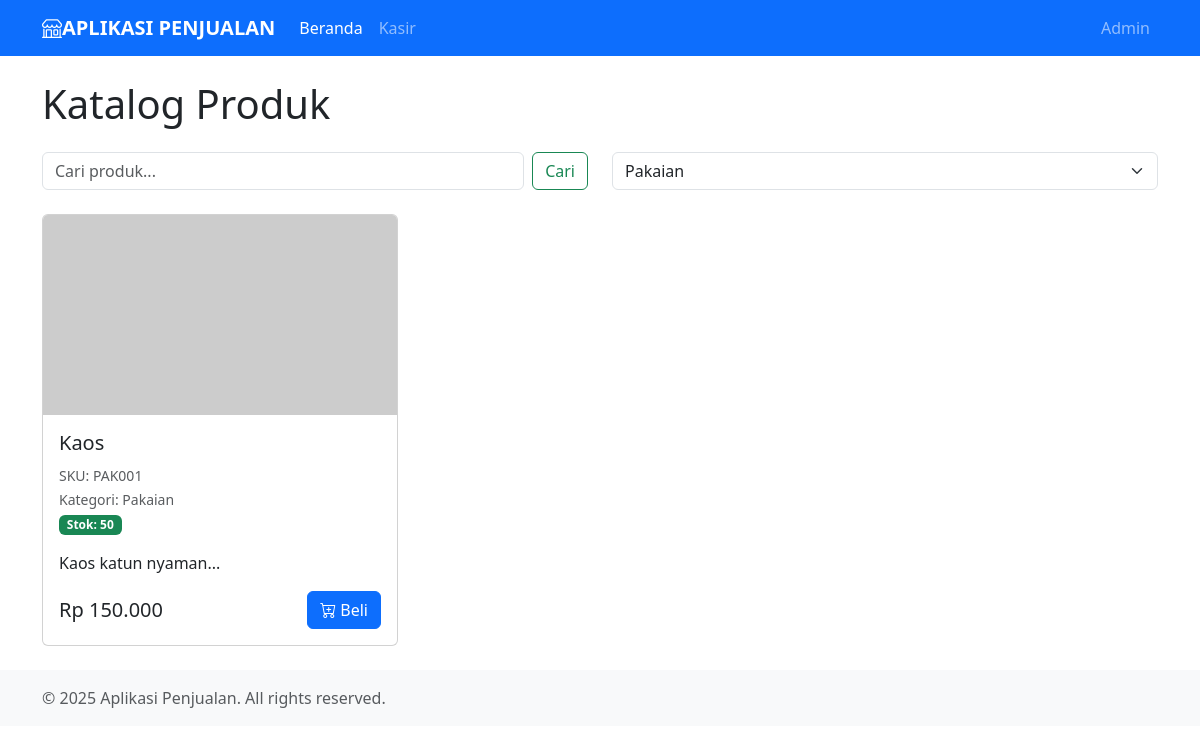
Screenshot of /index.php?category=2 with the database file from the repository.
### tables this page shows
CREATE TABLE products (
    id INT AUTO_INCREMENT PRIMARY KEY,
    sku VARCHAR(50) NOT NULL UNIQUE,
    nama VARCHAR(100) NOT NULL,
    category_id INT,
    deskripsi TEXT,
    harga_jual DECIMAL(10,2) NOT NULL,
    harga_beli DECIMAL(10,2),
    stok INT NOT NULL DEFAULT 0,
    gambar_path VARCHAR(255),
    created_at TIMESTAMP DEFAULT CURRENT_TIMESTAMP,
    updated_at TIMESTAMP DEFAULT CURRENT_TIMESTAMP ON UPDATE CURRENT_TIMESTAMP,
    FOREIGN KEY (category_id) REFERENCES categories(id) ON DELETE SET NULL
);

CREATE TABLE categories (
    id INT AUTO_INCREMENT PRIMARY KEY,
    nama VARCHAR(50) NOT NULL,
    slug VARCHAR(50) NOT NULL UNIQUE
);

### index.php (the view, shortened to what this page needs)
<?php
include 'koneksi.php';
$categories = [];
$result = $conn->query("SELECT * FROM categories ORDER BY nama");
if ($result->num_rows > 0) {
    while ($row = $result->fetch_assoc()) {
        $categories[] = $row;
    }
}
$limit = 10;
$page = isset($_GET['page']) ? (int)$_GET['page'] : 1;
$offset = ($page - 1) * $limit;
$where = "";
$params = [];
$types = "";
if (isset($_GET['category']) && !empty($_GET['category'])) {
    $where .= " AND p.category_id = ?";
    $params[] = $_GET['category'];
    $types .= "i";
}
$query = "SELECT p.*, c.nama as category_nama FROM products p
          LEFT JOIN categories c ON p.category_id = c.id
          WHERE 1=1" . $where . "
          ORDER BY p.created_at DESC
          LIMIT ? OFFSET ?";
$stmt = $conn->prepare($query);
$all_params = $params;
$all_params[] = $limit;
$all_params[] = $offset;
$all_types = $types . "ii";
$stmt->bind_param($all_types, ...$all_params);
$stmt->execute();
$result = $stmt->get_result();
$products = [];
if ($result->num_rows > 0) {
    while ($row = $result->fetch_assoc()) {
        $products[] = $row;
    }
}
?>
<!DOCTYPE html>
<html lang="id">
<head>
    <link href="https://cdn.jsdelivr.net/npm/bootstrap@5.3.0/dist/css/bootstrap.min.css" rel="stylesheet">
    <link rel="stylesheet" href="https://cdn.jsdelivr.net/npm/bootstrap-icons@1.10.0/font/bootstrap-icons.css">
</head>
<body>
    <nav class="navbar navbar-expand-lg navbar-dark bg-primary">
        <div class="container">
            <a class="navbar-brand" href="index.php">
                <i class="bi bi-shop"></i>APLIKASI PENJUALAN
            </a>
            <div class="collapse navbar-collapse" id="navbarNav">
                <ul class="navbar-nav me-auto">
                    <li class="nav-item">
                        <a class="nav-link active" href="index.php">Beranda</a>
                    </li>
                    <li class="nav-item">
                        <a class="nav-link" href="pos.php">Kasir</a>
                    </li>
                </ul>
                <ul class="navbar-nav">
                    <li class="nav-item">
                        <a class="nav-link" href="admin_login.php">Admin</a>
                    </li>
                </ul>
            </div>
        </div>
    </nav>
    <div class="container mt-4">
        <h1 class="mb-4">Katalog Produk</h1>
        <div class="row mb-4">
            <div class="col-md-6">
                <form action="index.php" method="get" class="d-flex">
                    <input class="form-control me-2" type="search" name="search" placeholder="Cari produk..."
                           value="<?php echo isset($_GET['search']) ? htmlspecialchars($_GET['search']) : ''; ?>">
                    <button class="btn btn-outline-success" type="submit">Cari</button>
                </form>
            </div>
            <div class="col-md-6">
                <form action="index.php" method="get">
                    <select class="form-select" name="category" onchange="this.form.submit()">
                        <?php foreach ($categories as $category): ?>
                            <option value="<?php echo $category['id']; ?>"
                                    <?php echo (isset($_GET['category']) && $_GET['category'] == $category['id']) ? 'selected' : ''; ?>>
                                <?php echo htmlspecialchars($category['nama']); ?>
                            </option>
                        <?php endforeach; ?>
                    </select>
                </form>
            </div>
        </div>
        <div class="row">
            <?php if (empty($products)): ?>
                <div class="col-12">
                    <div class="alert alert-info">Tidak ada produk yang ditemukan.</div>
                </div>
            <?php else: ?>
                <?php foreach ($products as $product): ?>
                    <div class="col-md-4 col-sm-6 mb-4">
                        <div class="card product-card">
                            <?php if (!empty($product['gambar_path'])): ?>
                                <img src="download_image.php?path=<?php echo urlencode($product['gambar_path']); ?>"
                                     class="card-img-top product-image" alt="<?php echo htmlspecialchars($product['nama']); ?>">
                            <?php else: ?>
                                <img src="https://via.placeholder.com/300x200?text=No+Image"
                                     class="card-img-top product-image" alt="No Image">
                            <?php endif; ?>
                            <div class="card-body">
                                <h5 class="card-title"><?php echo htmlspecialchars($product['nama']); ?></h5>
                                <p class="card-text">
                                    <small class="text-muted">SKU: <?php echo htmlspecialchars($product['sku']); ?></small><br>
                                    <small class="text-muted">Kategori: <?php echo htmlspecialchars($product['category_nama']); ?></small><br>
                                    <?php if ($product['stok'] > 0): ?>
                                        <span class="badge bg-success">Stok: <?php echo $product['stok']; ?></span>
                                    <?php else: ?>
                                        <span class="badge bg-danger">Habis</span>
                                    <?php endif; ?>
                                </p>
                                <p class="card-text"><?php echo nl2br(htmlspecialchars(substr($product['deskripsi'], 0, 100))); ?>...</p>
                                <div class="d-flex justify-content-between align-items-center">
                                    <h5 class="mb-0">Rp <?php echo number_format($product['harga_jual'], 0, ',', '.'); ?></h5>
                                    <a href="pos.php?product_id=<?php echo $product['id']; ?>" class="btn btn-primary">
                                        <i class="bi bi-cart-plus"></i> Beli
                                    </a>
                                </div>
                            </div>
                        </div>
                    </div>
                <?php endforeach; ?>
            <?php endif; ?>
        </div>
    </div>
    <footer class="footer mt-auto py-3">
        <div class="container">
            <span class="text-muted">© <?php echo date('Y'); ?> Aplikasi Penjualan. All rights reserved.</span>
        </div>
    </footer>
</body>
</html>

### index.php (style rules this page uses)
.product-card { height: 100%; transition: transform 0.3s; }
.product-image { height: 200px; object-fit: cover; }
.navbar-brand { font-weight: bold; }
.footer { margin-top: 50px; padding: 20px 0; background-color: #f8f9fa; }

### rows the page displays
products: nama "Kaos", sku "PAK001", category.nama "Pakaian", stok "50", deskripsi "Kaos katun nyaman", harga_jual "150.000"

### other values shown
form field category "Pakaian"
